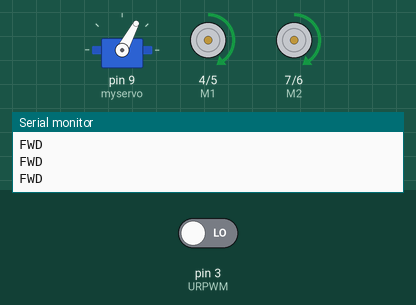
Simulated run of this sketch. Board: Arduino Uno, built with avr-gcc and run on an emulated ATmega328P. Shown: servo, direction and speed pins drawn as motors (green arrow = direction pin HIGH = forward, orange = LOW = backward, longer = more drive), the last lines printed to the serial monitor. The test bench sets the inputs (shaded band); at power-on: pin 3 (URPWM) LOW.

Above: at 0.1 s.
At 3.3 s:
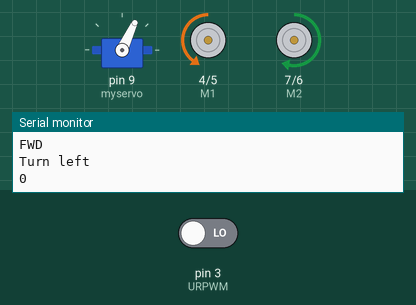
At 6.4 s:
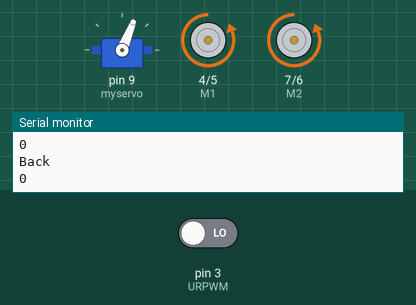
At 19.0 s:
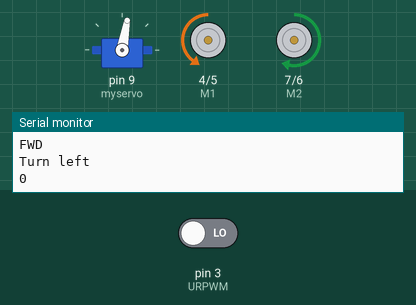
At 27.4 s:
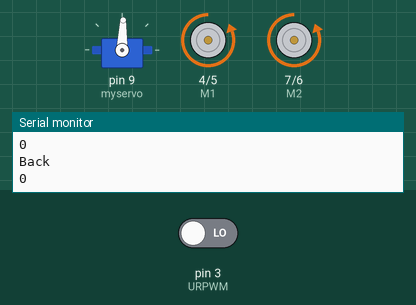
At 39.0 s:
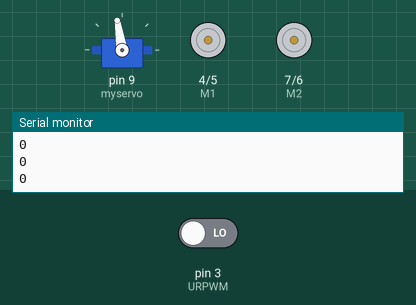
Timing chart, 0 to 40.0 s (numbered marks = the images above):
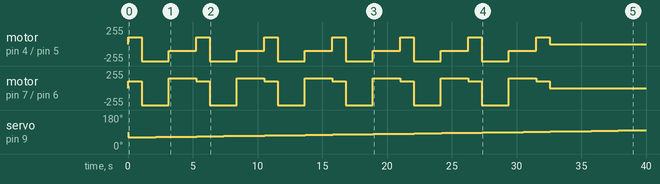

Measured:
- by itself, motor on pin 7 (M2) / pin 6 (E2): repeats every 5.3 s: backward 255/255 2.1 s, forward 150/255 2.1 s, forward 100/255 1.1 s, until it stays stopped from 32.6 s
- by itself, motor on pin 4 (M1) / pin 5 (E1): repeats every 5.3 s: backward 255/255 2.1 s, backward 100/255 2.1 s, forward 100/255 1.1 s, until it stays stopped from 32.6 s

The sketch:

URM37AndServo.ino
```cpp
#include <Servo.h>
#include <Metro.h>
Metro measureDistance = Metro(50);
Metro sweepServo = Metro(20);

unsigned long actualDistance = 0;

Servo myservo;  // create servo object to control a servo
int pos = 60;
int sweepFlag = 1;


int URPWM = 3; // PWM Output 0－25000US，Every 50US represent 1cm
int URTRIG= 10; // PWM trigger pin
uint8_t EnPwmCmd[4]={0x44,0x02,0xbb,0x01};    // distance measure command
enum ObstacleManuverState { eDetectObstacle, eReverse, eMakeTurn, eStop };

int m_NumObstacles = 0;
int m_LastDistanceAverage = 0;
ObstacleManuverState m_ObstacleManuverState = eDetectObstacle;
int m_StateStartTime = 0;

// motor control
//Standard PWM DC control
int E1 = 5;     //M1 Speed Control
int E2 = 6;     //M2 Speed Control
int M1 = 4;    //M1 Direction Control
int M2 = 7;    //M1 Direction Control

///For previous Romeo, please use these pins.
//int E1 = 6;     //M1 Speed Control
//int E2 = 9;     //M2 Speed Control
//int M1 = 7;    //M1 Direction Control
//int M2 = 8;    //M1 Direction Control


void setup(){                                 // Serial initialization
  myservo.attach(9);
  Serial.begin(115200);                         // Sets the baud rate to 9600
  SensorSetup();
  MotorSetup();

}

void loop(){
  if (m_NumObstacles == 0)
  {
    advance (100,100);   //move forward in max speed
  }

  if(measureDistance.check() == 1)
  {
    actualDistance = MeasureDistance();
    m_LastDistanceAverage = (m_LastDistanceAverage * 4 + actualDistance) / 5;
    switch (m_ObstacleManuverState)
    {
     case eDetectObstacle:
     if (m_LastDistanceAverage < 50)
     {
      back_off (255,255);   //move back in max speed
      m_ObstacleManuverState = eReverse;
      m_StateStartTime = millis();

      // check for stop condition
      if (m_NumObstacles++ > 5)
      {
        stop();
        m_ObstacleManuverState = eStop; // move to undefined state
      }
     }
     break;

     case eReverse:
      if (millis() - m_StateStartTime >= 2000)
      {
        advance (100,100);   //move forward in max speed
        turn_L(100,150);
        m_StateStartTime = millis();
        m_ObstacleManuverState = eMakeTurn;
      }
     break;

     case eMakeTurn:
      if (millis() - m_StateStartTime >= 2000)
      {
        advance(100,100);   //move forward
        m_ObstacleManuverState = eDetectObstacle;
      }
     break;


    }

    Serial.println(actualDistance);
    delay(50);
  }


  if(sweepServo.check() == 1){
    servoSweep();
  }

}

void SensorSetup(){
  pinMode(URTRIG,OUTPUT);                     // A low pull on pin COMP/TRIG
  digitalWrite(URTRIG,HIGH);                  // Set to HIGH
  pinMode(URPWM, INPUT);                      // Sending Enable PWM mode command
  /*
  for(int i=0;i<4;i++){
      Serial.write(EnPwmCmd[i]);
   }
   */
}

int MeasureDistance(){        // a low pull on pin COMP/TRIG  triggering a sensor reading
    digitalWrite(URTRIG, LOW);
    digitalWrite(URTRIG, HIGH);               // reading Pin PWM will output pulses
    unsigned long distance=pulseIn(URPWM,LOW);
//    if(distance==50000){              // the reading is invalid.
//      Serial.print("Invalid");
//    }else{
      distance=distance/50;           // every 50us low level stands for 1cm
//    }
    return distance;
}

void servoSweep(){
  if(sweepFlag ){
     if(pos>=60 && pos<=120){
        pos=pos+1;                                  // in steps of 1 degree
        myservo.write(pos);                         // tell servo to go to position in variable 'pos'
    }
      if(pos>119)  sweepFlag = false;                       // assign the variable again
  }else {
      if(pos>=60 && pos<=120){
        pos=pos-1;
        myservo.write(pos);
      }
      if(pos<61)  sweepFlag = true;
   }
}

/////////////////////////////////////////////////////////////////////////////////////
// Motor control
/////////////////////////////////////////////////////////////////////////////////////

void stop(void)                    //Stop
{
  Serial.println("stop");
  digitalWrite(E1,LOW);
  digitalWrite(E2,LOW);
}
void advance(char a,char b)          //Move forward
{
  Serial.println("FWD");
  analogWrite (E1,a);      //PWM Speed Control
  digitalWrite(M1,HIGH);
  analogWrite (E2,b);
  digitalWrite(M2,HIGH);
}
void back_off (char a,char b)          //Move backward
{
  Serial.println("Back");
  analogWrite (E1,a);
  digitalWrite(M1,LOW);
  analogWrite (E2,b);
  digitalWrite(M2,LOW);
}
void turn_L (char a,char b)             //Turn Left
{
  Serial.println("Turn left");
  analogWrite (E1,a);
  digitalWrite(M1,LOW);
  analogWrite (E2,b);
  digitalWrite(M2,HIGH);
}
void turn_R (char a,char b)             //Turn Right
{
  Serial.println("Turn right");
  analogWrite (E1,a);
  digitalWrite(M1,HIGH);
  analogWrite (E2,b);
  digitalWrite(M2,LOW);
}
void MotorSetup(void)
{
  int i;
  for(i=4;i<=7;i++)
    pinMode(i, OUTPUT);
  //Serial.begin(115200);      //Set Baud Rate
  //Serial.println("Run keyboard control");
}
```

Metro.h
```cpp
#ifndef Metro_h
#define Metro_h

#include <inttypes.h>

class Metro
{

public:
  Metro(unsigned long interval_millis);
  Metro(unsigned long interval_millis, uint8_t autoreset);
  void interval(unsigned long interval_millis);
  char check();
  void reset();

private:
  uint8_t autoreset;
  unsigned long  previous_millis, interval_millis;

};

#endif
```

Metro.h
```cpp
#ifndef Metro_h
#define Metro_h

#include <inttypes.h>

class Metro
{

public:
  Metro(unsigned long interval_millis);
  Metro(unsigned long interval_millis, uint8_t autoreset);
  void interval(unsigned long interval_millis);
  char check();
  void reset();

private:
  uint8_t autoreset;
  unsigned long  previous_millis, interval_millis;

};

#endif
```
